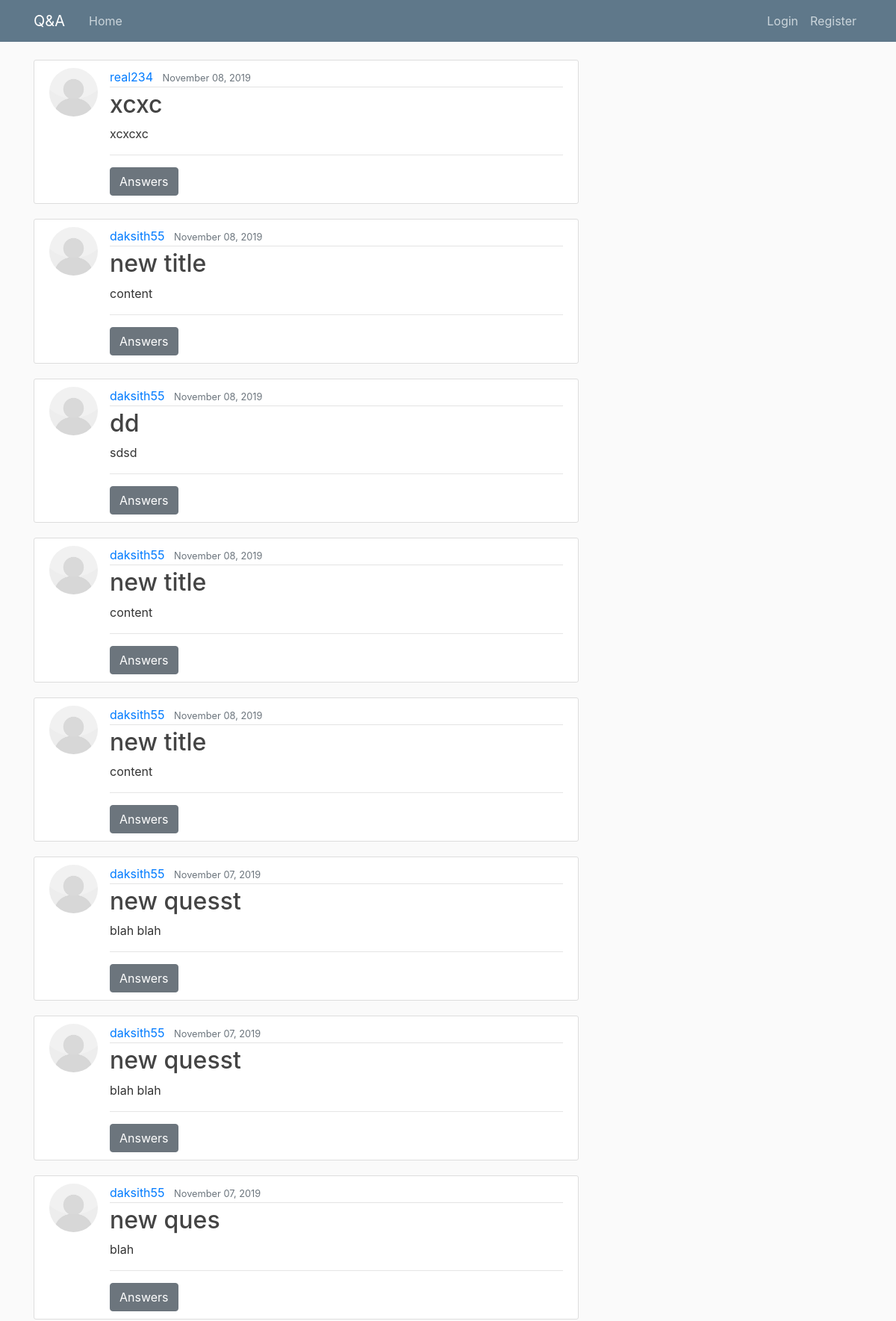
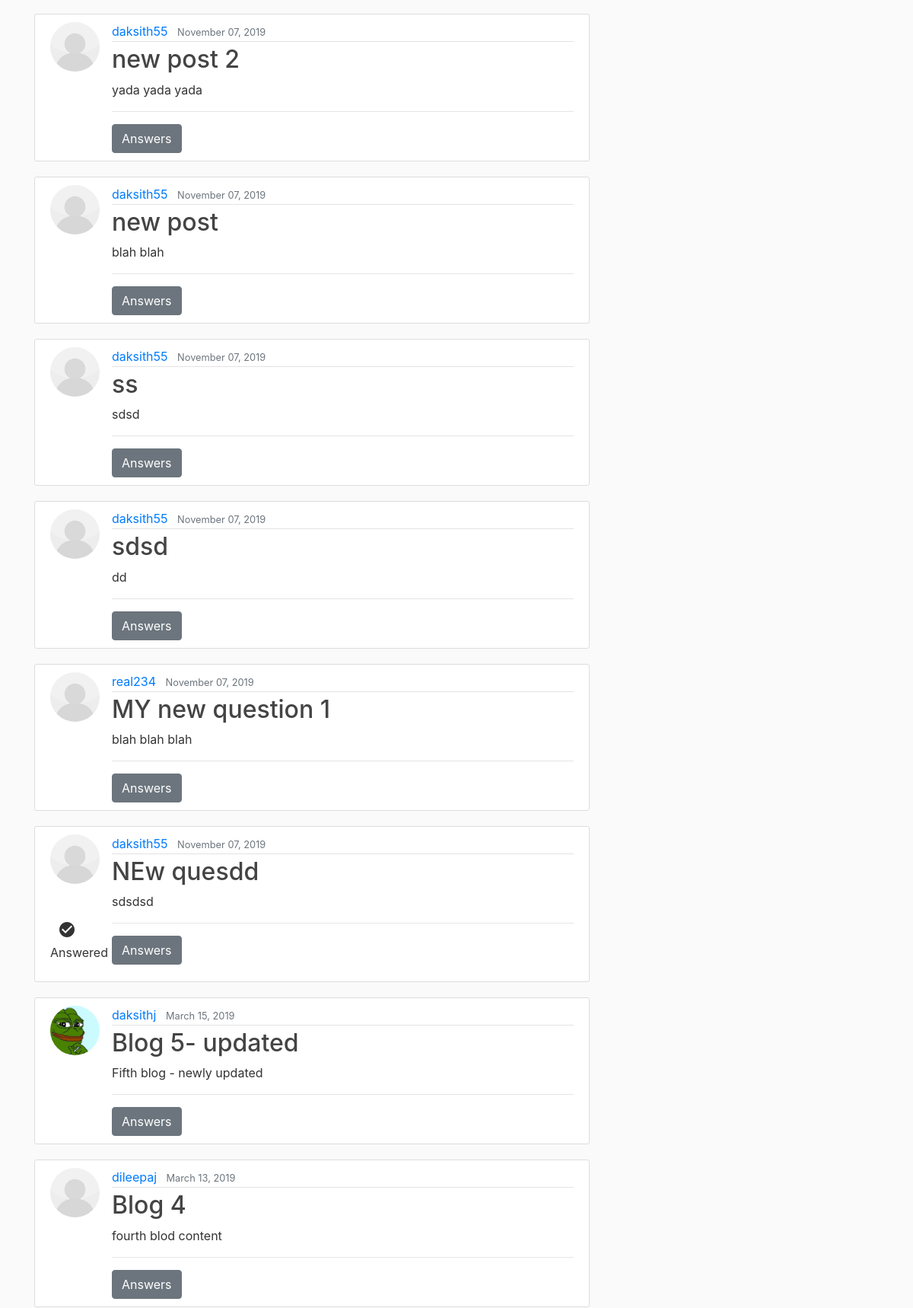
The page / (upper part) on the database its author committed (2 pictures, top to bottom).
### blog/models.py (models this page shows, shortened)
class Post(models.Model):
    title = models.CharField(max_length=100, validators=[validate_even])
    content = models.TextField(validators=[validate_even])
    date_posted= models.DateTimeField(default= timezone.now)
    author= models.ForeignKey(User,on_delete=models.CASCADE)
    read = models.BooleanField(default= 0)
    tags = models.TextField(max_length=100,null=True)

### users/models.py (models this page shows, shortened)
class Profile(models.Model):
    user = models.OneToOneField(User, on_delete=models.CASCADE)
    image = models.ImageField(default='default.jpg', upload_to='profile_pics')

### blog/views.py (the view)
# urls.py: path('', PostListView.as_view(), name ='blog-home'),
class PostListView(ListView):
    model = Post
    template_name = 'blog/home.html'
    context_object_name = 'posts'
    ordering = ['-date_posted']

### blog/templates/blog/home.html (shortened to what this page needs)
{% extends "blog/base.html" %}
{% block content %}
   {% for post in posts %}
<article class="media content-section">
    <div>
      <img class ="rounded-circle article-img" src="{{ post.author.profile.image.url }}">
        <div>
             {% if post.read == 1 %}
            <br>
            <br>
        <i class="material-icons" style="margin-left: 10px;">
            </i>
            <p>Answered</p>
            {% endif %}
    </div>
    </div>
  <div class="media-body">
    <div class="article-metadata">
      <a class="mr-2" href="#">{{ post.author }}</a>
      <small class="text-muted">{{ post.date_posted|date:"F d, Y" }}</small>
    </div>
    <h2><a class="article-title" href="{% url 'post-detail' post.id %}">{{ post.title }}</a></h2>
    <p class="article-content">{{ post.content }}</p>
    <hr>
    <button type="button" class="btn btn-secondary">
      Answers
    </button>
  </div>
</article>
   {% endfor %}
{% endblock content %}

### blog/static/blog/main.css (style rules this page uses)
body { background: #fafafa; color: #333333; margin-top: 5rem; }
h1, h2, h3, h4, h5, h6 { color: #444444; }
.content-section { background: #ffffff; padding: 10px 20px; border: 1px solid #dddddd; border-radius: 3px; margin-bottom: 20px; }
.article-title { color: #444444; }
.article-content { white-space: pre-line; }
.article-img { height: 65px; width: 65px; margin-right: 16px; }
.article-metadata { padding-bottom: 1px; margin-bottom: 4px; border-bottom: 1px solid #e3e3e3 }

### rows shown on the page
Post: author.profile.image (placeholder picture), author "real234", date_posted "November 08, 2019", title "xcxc", content "xcxcxc"
Post: author.profile.image (placeholder picture), author "daksith55", date_posted "November 08, 2019", title "new title", content "content"
Post: author.profile.image (placeholder picture), author "daksith55", date_posted "November 08, 2019", title "dd", content "sdsd"
Post: author.profile.image (placeholder picture), author "daksith55", date_posted "November 08, 2019", title "new title", content "content"
Post: author.profile.image (placeholder picture), author "daksith55", date_posted "November 08, 2019", title "new title", content "content"
Post: author.profile.image (placeholder picture), author "daksith55", date_posted "November 07, 2019", title "new quesst", content "blah blah"
Post: author.profile.image (placeholder picture), author "daksith55", date_posted "November 07, 2019", title "new quesst", content "blah blah"
Post: author.profile.image (placeholder picture), author "daksith55", date_posted "November 07, 2019", title "new ques", content "blah"
Post: author.profile.image (placeholder picture), author "daksith55", date_posted "November 07, 2019", title "new post 2", content "yada yada yada"
Post: author.profile.image (placeholder picture), author "daksith55", date_posted "November 07, 2019", title "new post", content "blah blah"
Post: author.profile.image (placeholder picture), author "daksith55", date_posted "November 07, 2019", title "ss", content "sdsd"
Post: author.profile.image (placeholder picture), author "daksith55", date_posted "November 07, 2019", title "sdsd", content "dd"
Post: author.profile.image (placeholder picture), author "real234", date_posted "November 07, 2019", title "MY new question 1", content "blah blah blah"
Post: author.profile.image (placeholder picture), read True (drawn), author "daksith55", date_posted "November 07, 2019", title "NEw quesdd", content "sdsdsd"
Post: author.profile.image (picture), author "daksithj", date_posted "March 15, 2019", title "Blog 5- updated", content "Fifth blog - newly updated"
Post: author.profile.image (placeholder picture), author "dileepaj", date_posted "March 13, 2019", title "Blog 4", content "fourth blod content"
